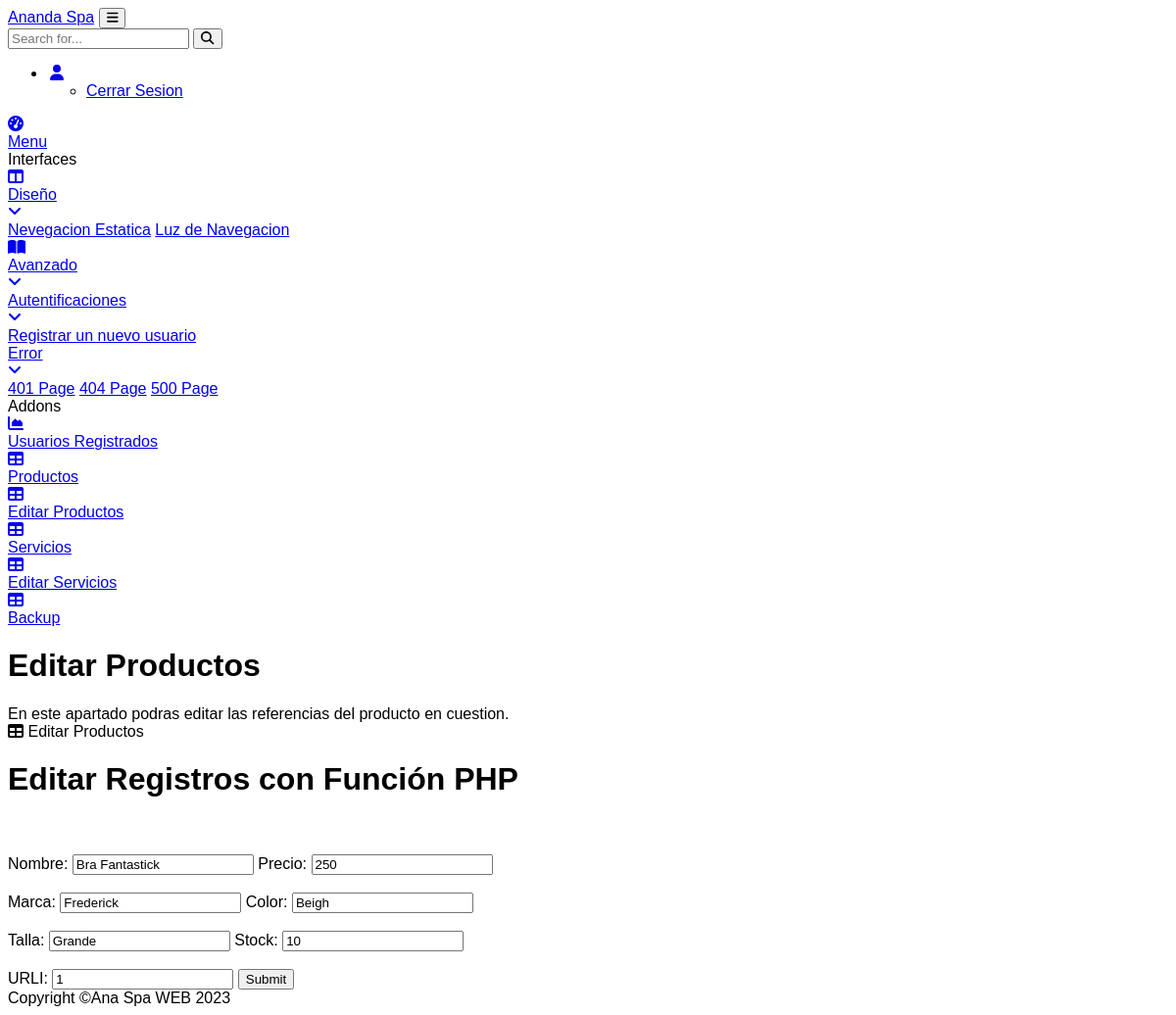
The page /actualizar_productos.php?ID=6 (signed in) on the database its author committed.
### tables this page shows
CREATE TABLE `productos` (
  `ID` int(11) NOT NULL AUTO_INCREMENT,
  `Nombre` varchar(30) NOT NULL,
  `Precio` varchar(10) NOT NULL,
  `Marca` text NOT NULL,
  `Color` text NOT NULL,
  `Talla` text NOT NULL,
  `Stock` int(11) NOT NULL,
  `URLI` varchar(20) NOT NULL,
  PRIMARY KEY (`ID`)
);

### function_editar.php (called while the page is built, shortened)
<?php
function db_query($query) {
    $connection = mysqli_connect("localhost","root","","ananda_spa");
    $result = mysqli_query($connection,$query);
    return $result;
}
function select_id($tblname,$field_name,$field_ID){
	$sql = "Select * from ".$tblname." where ".$field_name." = ".$field_ID."";
	$db=db_query($sql);
	return $sql;
}
?>

### actualizar_productos.php (the view, shortened to what this page needs)
<!DOCTYPE html>
<html lang="en">
    <head>
        <link href="https://cdn.jsdelivr.net/npm/simple-datatables@latest/dist/style.css" rel="stylesheet" />
        <link href="css/styles.css" rel="stylesheet" />
    </head>
    <body class="sb-nav-fixed">
        <nav class="sb-topnav navbar navbar-expand navbar-dark bg-dark">
            <a class="navbar-brand ps-3" href="Pagina1_admin.php">Ananda Spa</a>
            <button class="btn btn-link btn-sm order-1 order-lg-0 me-4 me-lg-0" id="sidebarToggle" href="#!"><i class="fas fa-bars"></i></button>
            <form class="d-none d-md-inline-block form-inline ms-auto me-0 me-md-3 my-2 my-md-0">
                <div class="input-group">
                    <input class="form-control" type="text" placeholder="Search for..." aria-label="Search for..." aria-describedby="btnNavbarSearch" />
                    <button class="btn btn-primary" id="btnNavbarSearch" type="button"><i class="fas fa-search"></i></button>
                </div>
            </form>
            <ul class="navbar-nav ms-auto ms-md-0 me-3 me-lg-4">
                <li class="nav-item dropdown">
                    <a class="nav-link dropdown-toggle" id="navbarDropdown" href="#" role="button" data-bs-toggle="dropdown" aria-expanded="false"><i class="fas fa-user fa-fw"></i></a>
                    <ul class="dropdown-menu dropdown-menu-end" aria-labelledby="navbarDropdown">
                        <li><a class="dropdown-item" href="close.php">Cerrar Sesion</a></li>
                    </ul>
                </li>
            </ul>
        </nav>
        <div id="layoutSidenav">
            <div id="layoutSidenav_nav">
                <nav class="sb-sidenav accordion sb-sidenav-dark" id="sidenavAccordion">
                    <div class="sb-sidenav-menu">
                        <div class="nav">
                            <a class="nav-link" href="dashboard.html">
                                <div class="sb-nav-link-icon"><i class="fas fa-tachometer-alt"></i></div>
                                Menu
                            </a>
                            <div class="sb-sidenav-menu-heading">Interfaces</div>
                            <a class="nav-link collapsed" href="#" data-bs-toggle="collapse" data-bs-target="#collapseLayouts" aria-expanded="false" aria-controls="collapseLayouts">
                                <div class="sb-nav-link-icon"><i class="fas fa-columns"></i></div>
                                Diseño
                                <div class="sb-sidenav-collapse-arrow"><i class="fas fa-angle-down"></i></div>
                            </a>
                            <div class="collapse" id="collapseLayouts" aria-labelledby="headingOne" data-bs-parent="#sidenavAccordion">
                                <nav class="sb-sidenav-menu-nested nav">
                                    <a class="nav-link" href="layout-static.html">Nevegacion Estatica</a>
                                    <a class="nav-link" href="layout-sidenav-light.html">Luz de Navegacion</a>
                                </nav>
                            </div>
                            <a class="nav-link collapsed" href="#" data-bs-toggle="collapse" data-bs-target="#collapsePages" aria-expanded="false" aria-controls="collapsePages">
                                <div class="sb-nav-link-icon"><i class="fas fa-book-open"></i></div>
                                Avanzado
                                <div class="sb-sidenav-collapse-arrow"><i class="fas fa-angle-down"></i></div>
                            </a>
                            <div class="collapse" id="collapsePages" aria-labelledby="headingTwo" data-bs-parent="#sidenavAccordion">
                                <nav class="sb-sidenav-menu-nested nav accordion" id="sidenavAccordionPages">
                                    <a class="nav-link collapsed" href="#" data-bs-toggle="collapse" data-bs-target="#pagesCollapseAuth" aria-expanded="false" aria-controls="pagesCollapseAuth">
                                        Autentificaciones
                                        <div class="sb-sidenav-collapse-arrow"><i class="fas fa-angle-down"></i></div>
                                    </a>
                                    <div class="collapse" id="pagesCollapseAuth" aria-labelledby="headingOne" data-bs-parent="#sidenavAccordionPages">
                                        <nav class="sb-sidenav-menu-nested nav">
                                            <a class="nav-link" href="registro_administrador.php">Registrar un nuevo usuario</a>
                                        </nav>
                                    </div>
                                    <a class="nav-link collapsed" href="#" data-bs-toggle="collapse" data-bs-target="#pagesCollapseError" aria-expanded="false" aria-controls="pagesCollapseError">
                                        Error
                                        <div class="sb-sidenav-collapse-arrow"><i class="fas fa-angle-down"></i></div>
                                    </a>
                                    <div class="collapse" id="pagesCollapseError" aria-labelledby="headingOne" data-bs-parent="#sidenavAccordionPages">
                                        <nav class="sb-sidenav-menu-nested nav">
                                            <a class="nav-link" href="401.html">401 Page</a>
                                            <a class="nav-link" href="404.html">404 Page</a>
                                            <a class="nav-link" href="500.html">500 Page</a>
                                        </nav>
                                    </div>
                                </nav>
                            </div>
                            <div class="sb-sidenav-menu-heading">Addons</div>
                            <a class="nav-link" href="Usuarios_registrados.php">
                                        <div class="sb-nav-link-icon"><i class="fas fa-chart-area"></i></div>
                                        Usuarios Registrados
                            </a>
                            <a class="nav-link" href="tables.php">
                                        <div class="sb-nav-link-icon"><i class="fas fa-table"></i></div>
                                        Productos
                            </a>
                            <a class="nav-link" href="Editar_Productos.php">
                                <div class="sb-nav-link-icon"><i class="fas fa-table"></i></div>
                                Editar Productos
                            </a>
                            <a class="nav-link" href="Table_Servicios.php">
                                    <div class="sb-nav-link-icon"><i class="fas fa-table"></i></div>
                                    Servicios                                </a>
                            <a class="nav-link" href="Editar_Servicios.php">
                                <div class="sb-nav-link-icon"><i class="fas fa-table"></i></div>
                                Editar Servicios
                            </a>
                            <a class="nav-link" href="Backup.php">
                                <div class="sb-nav-link-icon"><i class="fas fa-table"></i></div>
                                Backup
                            </a>
                        </div>
                    </div>
                </nav>
            </div>
            <div id="layoutSidenav_content">
                <main>
                    <div class="container-fluid px-4">
                        <h1 class="mt-4">Editar Productos</h1>
                        <div class="card mb-4">
                            <div class="card-body">
                                En este apartado podras editar las referencias del producto en cuestion.
                            </div>
                        </div>
                        <div class="card mb-4">
                            <div class="card-header">
                                <i class="fas fa-table me-1"></i>
                                Editar Productos
                            </div>
                            <div class="card-body">
                            <table id="datatablesSimple">
                            <div class="main-wrapper">
                                <h1>Editar Registros con Función PHP </h1>
                                <br><br>
                                <?php
                                include("function_editar.php");
                                $ID = $_GET['ID'];
                                select_id('Productos','ID',$ID);
                                ?>
                                <form action="" method="post">
                                    <label for="" class="container__label">Nombre</label>:
                                    <input type="text" value="<?php echo $row->Nombre;?>" name="Nombre">
                                    <label for="" class="container__label">Precio</label>:
                                    <input type="text" value="<?php echo $row->Precio;?>" name="Precio">
                                    <br>
                                    <br>
                                    <label for="" class="container__label">Marca</label>:
                                    <input type="text" value="<?php echo $row->Marca;?>" name="Marca">
                                    <label for="" class="container__label">Color</label>:
                                    <input type="text" value="<?php echo $row->Color;?>" name="Color">
                                    <br>
                                    <br>
                                    <label for="" class="container__label">Talla</label>:
                                    <input type="text" value="<?php echo $row->Talla;?>" name="Talla">
                                    <label for="" class="container__label">Stock</label>:
                                    <input type="text" value="<?php echo $row->Stock;?>" name="Stock">
                                    <br>
                                    <br>
                                    <label for="" class="container__label">URLI</label>:
                                    <input type="text" value="<?php echo $row->URLI;?>" name="URLI">
                                    <input type="submit" name="submit">
                                </form>
                                </div>
                                </body>
                <footer class="py-4 bg-light mt-auto">
                    <div class="container-fluid px-4">
                        <div class="d-flex align-items-center justify-content-between small">
                            <div class="text-muted">Copyright &copy;Ana Spa WEB 2023</div>
                        </div>
                    </div>
                </footer>
    </body>
</html>

### Css/styles.css (style rules this page uses)
html { scroll-behavior: smooth; }
body { font-family: 'Noto Sans HK', sans-serif; background: #fff; }

### rows shown on the page
productos: Nombre "Bra Fantastick", Precio "250", Marca "Frederick", Color "Beigh", Talla "Grande", Stock "10", URLI "1"
